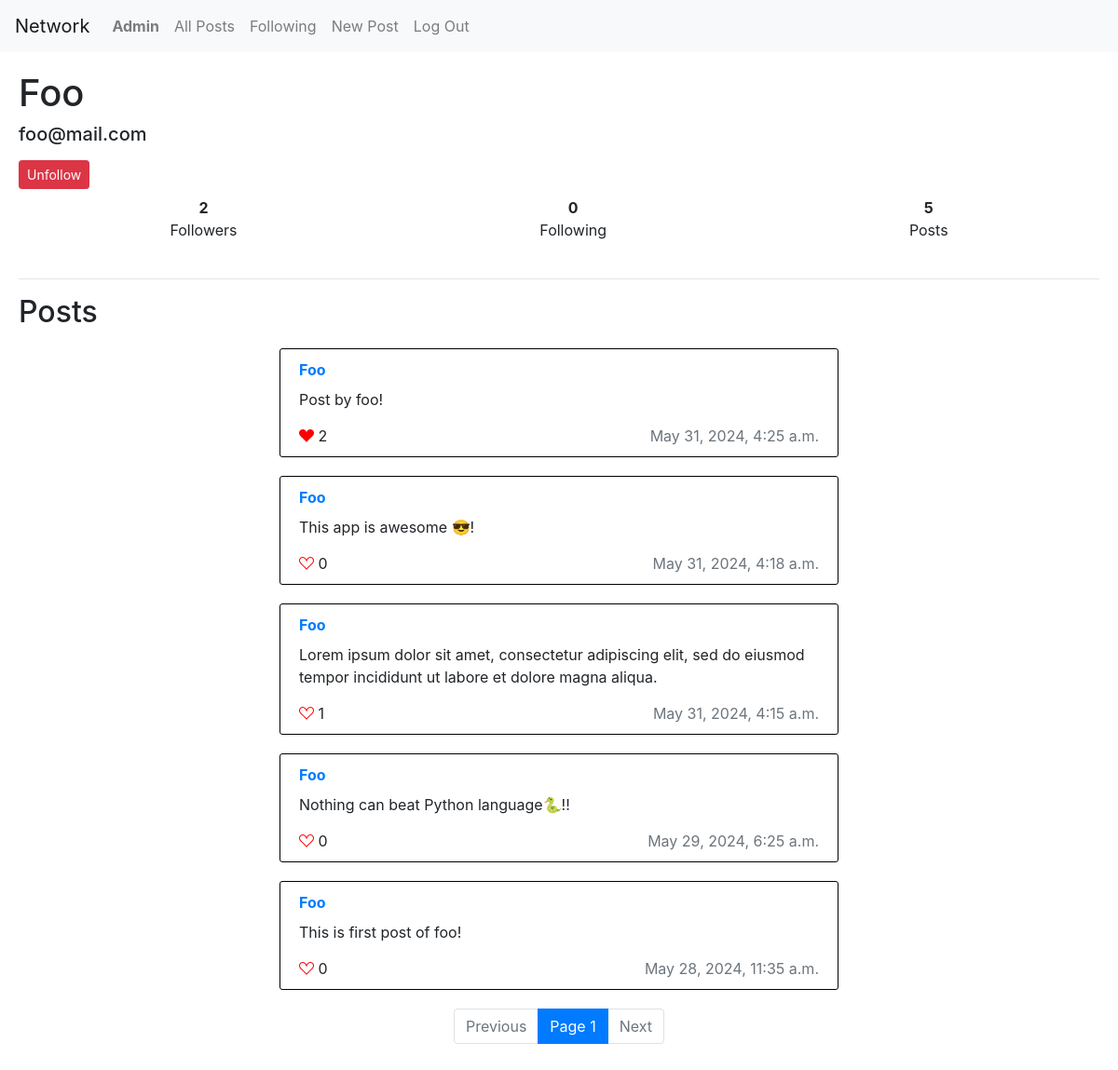
The app's page /profile/foo (signed in) with its own data.
### network/models.py (models this page shows, shortened)
class User(AbstractUser):
    following = models.ManyToManyField("self", related_name="followers", symmetrical=False, blank=True)
    pass

class Post(models.Model):
    poster = models.ForeignKey(User, on_delete=models.CASCADE, related_name="posts")
    content = models.TextField()
    date_created = models.DateTimeField(auto_now_add=True)
    liked_users = models.ManyToManyField(User, related_name="liked_posts", blank=True)

### network/views.py (the view)
# urls.py: path("profile/<str:username>", views.user_profile, name="user_profile"),
def user_profile(request, username):
    try:
        profile_user = User.objects.get(username=username)
    except User.DoesNotExist:
        return HttpResponse("User with this Username Doesn't Exist")
    all_posts = profile_user.posts.order_by("-date_created")
    posts = Paginator(all_posts, per_page=10)
    page = request.GET.get("page") or 1
    follows = (request.user.is_authenticated and request.user.following.filter(username=username) )
    return render(request, "network/user_profile.html", {
        "profile_user":profile_user,
        "posts": posts.get_page(page),
        "follows": follows,
    })

### network/templates/network/user_profile.html (shortened to what this page needs)
{% extends "network/layout.html" %}
{% load static %}
{% block body %}
    <h1 class="text-capitalize"> {{profile_user.username}} </h1>
    <h5 class="pb-2">{{profile_user.email}}</h5>
    {% if user.is_authenticated %}
        {% if profile_user != request.user %}
            {% if follows %}
                <form action="{% url 'unfollow' profile_user.username %}" class="pb-2" method="post">
                    <button class="btn btn-danger btn-sm"> Unfollow </button>
                </form>
            {% else %}
                <form action="{% url 'follow' profile_user.username %}" class="pb-2" method="post">
                    {% csrf_token %}
                    <button class="btn btn-primary btn-sm"> Follow </button>
                </form>
            {% endif %}
        {% endif %}
    {% endif %}
    <div class="d-flex flex-row justify-content-around pb-4">
        <div class="text-center"> <strong>{{profile_user.followers.count}}</strong> <br> Followers </div>
        <div class="text-center"> <strong>{{profile_user.following.count}}</strong> <br> Following  </div>
        <div class="text-center"> <strong>{{profile_user.posts.count}}</strong> <br> Posts  </div>
    </div>
    <hr>
    <h2> Posts </h2>
    {% for post in posts %}
            <div class="post" data-post_id={{post.id}}>
                <div class="content-above-div" >
                    <a class="font-weight-bolder text-capitalize" href="{% url 'user_profile' post.poster.username %}"> {{ post.poster }} </a>
                </div>
                <div class="content"> {{ post.content }} </div>
                <div class="content-below-div">
                    <div class="likes">
                        {% if user.is_authenticated %}
                            {% if request.user in post.liked_users.all %}
                                <i class="bi bi-suit-heart-fill" data-like_url="{% url 'like_post' post.id %}"></i>
                            {% else %}
                                <i class="bi bi-suit-heart" data-like_url="{% url 'like_post' post.id %}"></i>
                            {% endif %}
                        {% else %}
                            <i class="bi bi-suit-heart text-muted"></i>
                        {% endif %}
                            <span class="likes-count"> {{ post.liked_users.count }} </span>
                    </div>
                    <div class="text-muted"> {{post.date_created}}</div>
                </div>
            </div>
    {% endfor %}
    <nav aria-label="Page navigation example">
        <ul class="pagination justify-content-center">
            {% if posts.has_previous %}
                <li class="page-item"><a class="page-link" href="?page={{posts.previous_page_number}}">Previous</a></li>
            {% else %}
                <li class="page-item disabled"><a class="page-link">Previous</a></li>
            {% endif %}
            <li class="page-item active"><a class="page-link"> Page {{ posts.number }} </a></li>
            {% if posts.has_next %}
                <li class="page-item"><a class="page-link" href="?page={{posts.next_page_number}}">Next</a></li>
            {% else %}
                <li class="page-item disabled"><a class="page-link">Next</a></li>
            {% endif %}
        </ul>
    </nav>
{% endblock %}

### network/templates/network/layout.html (shortened to what this page needs)
{% load static %}
<!DOCTYPE html>
<html lang="en">
    <head>
        <link rel="stylesheet" href="https://stackpath.bootstrapcdn.com/bootstrap/4.4.1/css/bootstrap.min.css">
        <link rel="stylesheet" href="https://cdn.jsdelivr.net/npm/bootstrap-icons@1.11.3/font/bootstrap-icons.min.css">
        <link href="{% static 'network/styles.css' %}" rel="stylesheet">
    </head>
    <body>
        <nav class="navbar navbar-expand-lg navbar-light bg-light">
            <a class="navbar-brand" href="{% url 'index' %}"> Network </a>
            <div>
              <ul class="navbar-nav mr-auto">
                {% if user.is_authenticated %}
                    <li class="nav-item">
                        <a class="nav-link text-capitalize" href="{% url 'user_profile' user.username %}"><strong>{{ user.username }}</strong></a>
                    </li>
                {% endif %}
                <li class="nav-item">
                  <a class="nav-link" href="{% url 'index' %}">All Posts</a>
                </li>
                {% if user.is_authenticated %}
                    <li class="nav-item">
                        <a class="nav-link" href="{% url 'following' %}">Following</a>
                    </li>
                    <li class="nav-item">
                        <a class="nav-link" href="{% url 'create_post' %}">New Post</a>
                    </li>
                    <li class="nav-item">
                        <a class="nav-link" href="{% url 'logout' %}">Log Out</a>
                    </li>
                {% endif %}
              </ul>
            </div>
          </nav>
        <div class="body">
            {% block body %}
            {% endblock %}
        </div>
    </body>
</html>

### network/static/network/styles.css (style rules this page uses)
.body { padding: 20px; }
.post { margin: 20px auto; padding: 10px 20px; border: 1px solid black; border-radius: 3px; max-width: 600px; }
.content-above-div { padding-bottom: 8px; display: flex; flex-direction: row; justify-content: space-between; }
.content-below-div { padding-top: 15px; display: flex; flex-direction: row; justify-content: space-between; }
i { color: red; }

### records on screen
User: username "Admin"
User: username "Foo", email "foo@mail.com", followers.count "2", following.count "0", posts.count "5"
Post: poster "Foo", content "Post by foo!", liked_users.count "2", date_created "May 31, 2024, 4:25 a.m."
Post: poster "Foo", content "This app is awesome 😎!", liked_users.count "0", date_created "May 31, 2024, 4:18 a.m."
Post: poster "Foo", content "Lorem ipsum dolor sit amet, consectetur adipiscing elit, sed do eiusmod tempor incididunt ut labore et dolore magna aliqua.", liked_users.count "1", date_created "May 31, 2024, 4:15 a.m."
Post: poster "Foo", content "Nothing can beat Python language🐍!!", liked_users.count "0", date_created "May 29, 2024, 6:25 a.m."
Post: poster "Foo", content "This is first post of foo!", liked_users.count "0", date_created "May 28, 2024, 11:35 a.m."

### other values on screen
{{ posts.number }} "1"
